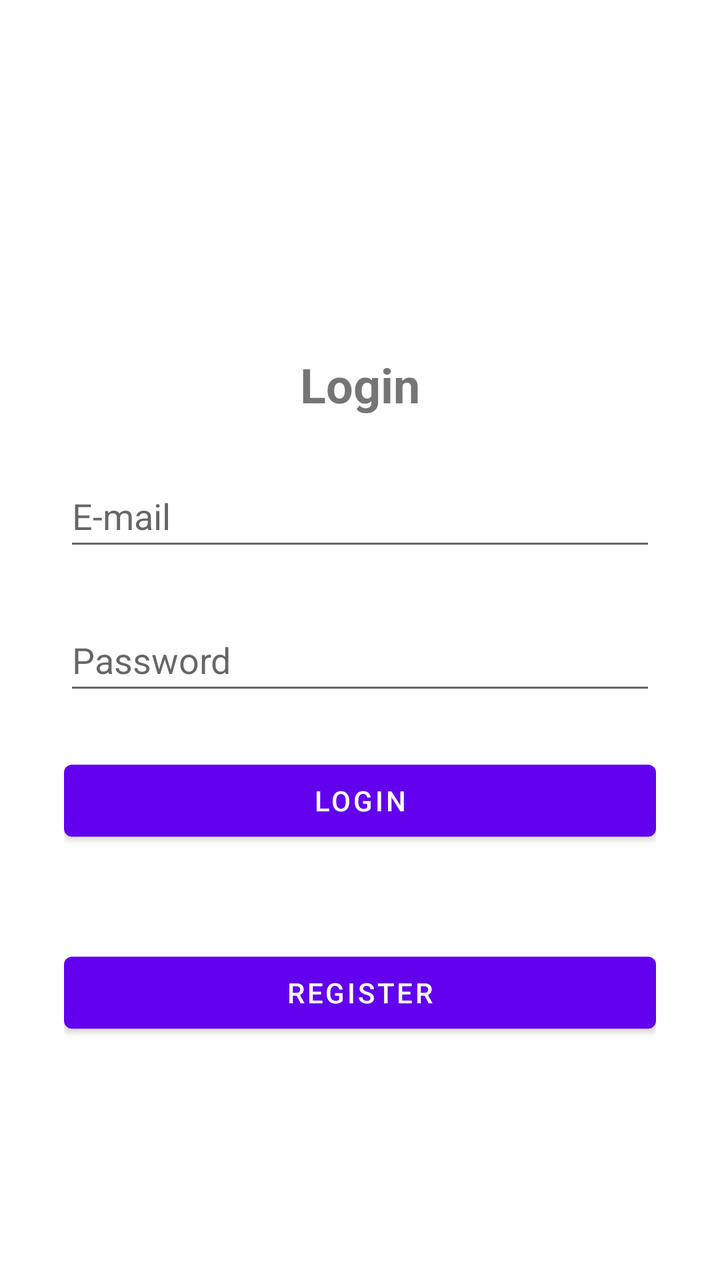
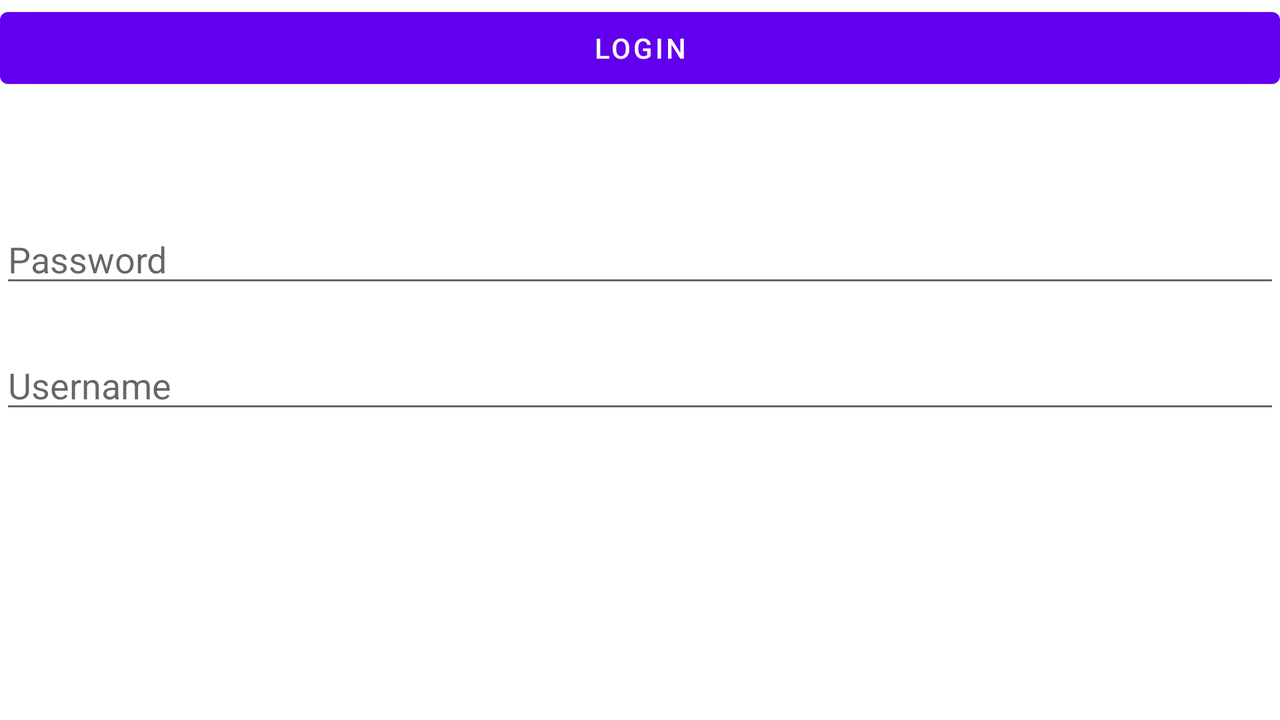

An Android layout and its configuration variant, each rendered on a device that would load it. The default file and the variant file are quoted in full after the pictures.
<!-- AndroidManifest.xml: application theme Theme.MSA -->
<!-- res/layout/activity_main.xml -->
<?xml version="1.0" encoding="utf-8"?>
<androidx.constraintlayout.widget.ConstraintLayout xmlns:android="http://schemas.android.com/apk/res/android"
    xmlns:app="http://schemas.android.com/apk/res-auto"
    xmlns:tools="http://schemas.android.com/tools"
    android:layout_width="match_parent"
    android:layout_height="match_parent"
    tools:context=".MainActivity">

    <ScrollView
        android:layout_width="match_parent"
        android:layout_height="match_parent">

        <LinearLayout
            android:layout_width="match_parent"
            android:layout_height="wrap_content"
            android:layout_marginStart="32dp"
            android:layout_marginEnd="32dp"
            android:orientation="vertical">

            <ImageView
                android:id="@+id/imageView"
                android:layout_width="match_parent"
                android:layout_height="@dimen/size_big"
                android:layout_marginTop="32dp"
                android:scaleY="1"
                app:srcCompat="@drawable/icon" />

            <TextView
                android:id="@+id/textView"
                android:layout_width="match_parent"
                android:layout_height="wrap_content"
                android:layout_margin="@dimen/m_medium"
                android:text="@string/login"
                android:textAlignment="center"
                android:textSize="24sp"
                android:textStyle="bold" />

            <EditText
                android:id="@+id/editTextEmail"
                android:layout_width="match_parent"
                android:layout_height="wrap_content"
                android:layout_marginBottom="@dimen/m_medium"
                android:ems="10"
                android:hint="@string/email"
                android:inputType="textEmailAddress"
                android:minHeight="48dp" />

            <EditText
                android:id="@+id/editTextPassword"
                android:layout_width="match_parent"
                android:layout_height="wrap_content"
                android:layout_marginBottom="@dimen/m_medium"
                android:ems="10"
                android:hint="@string/password"
                android:inputType="textPassword"
                android:minHeight="48dp" />

            <Button
                android:id="@+id/loginButton"
                android:layout_width="match_parent"
                android:layout_height="wrap_content"
                android:layout_marginBottom="@dimen/m_medium"
                android:onClick="login"
                android:text="@string/login" />

            <Button
                android:id="@+id/registerButton"
                android:layout_width="match_parent"
                android:layout_height="wrap_content"
                android:layout_marginVertical="@dimen/m_medium"
                android:onClick="openRegistration"
                android:text="@string/register" />

        </LinearLayout>
    </ScrollView>

</androidx.constraintlayout.widget.ConstraintLayout>
<!-- resources referenced by this layout -->
<resources>
  <dimen name="m_medium">24sp</dimen>
  <dimen name="size_big">120dp</dimen>
  <string name="email">E-mail</string>
  <string name="login">Login</string>
  <string name="password">Password</string>
  <string name="register">Register</string>
  <style name="Theme.MSA" parent="Theme.MaterialComponents.DayNight.DarkActionBar">
          
          <item name="colorPrimary">@color/purple_500</item>
          <item name="colorPrimaryVariant">@color/purple_700</item>
          <item name="colorOnPrimary">@color/white</item>
          
          <item name="colorSecondary">@color/teal_200</item>
          <item name="colorSecondaryVariant">@color/teal_700</item>
          <item name="colorOnSecondary">@color/black</item>
          
          <item name="android:statusBarColor">?attr/colorPrimaryVariant</item>
          
      </style>
</resources>
<!-- res/layout-land/activity_main.xml (the repository's variant of the layout above) -->
<!-- drawn on the phone turned sideways -->
<?xml version="1.0" encoding="utf-8"?>
<androidx.constraintlayout.widget.ConstraintLayout xmlns:android="http://schemas.android.com/apk/res/android"
    xmlns:app="http://schemas.android.com/apk/res-auto"
    xmlns:tools="http://schemas.android.com/tools"
    android:layout_width="match_parent"
    android:layout_height="match_parent"
    tools:context=".MainActivity">

    <EditText
        android:id="@+id/editTextUsername"
        android:layout_width="match_parent"
        android:layout_height="wrap_content"
        android:ems="10"
        android:hint="@string/username"
        android:inputType="text"
        app:layout_constraintBottom_toBottomOf="parent"
        app:layout_constraintTop_toTopOf="parent"
        app:layout_constraintVertical_bias="0.535"
        tools:layout_editor_absoluteX="0dp" />

    <EditText
        android:id="@+id/editTextPassword"
        android:layout_width="match_parent"
        android:layout_height="wrap_content"
        android:ems="10"
        android:hint="@string/password"
        android:inputType="textPassword"
        app:layout_constraintBottom_toTopOf="@+id/editTextUsername"
        app:layout_constraintTop_toTopOf="parent"
        app:layout_constraintVertical_bias="0.833"
        tools:layout_editor_absoluteX="0dp" />

    <Button
        android:id="@+id/loginButton"
        android:layout_width="0dp"
        android:layout_height="wrap_content"
        android:text="@string/login"
        android:onClick="login"
        app:layout_constraintEnd_toEndOf="parent"
        app:layout_constraintStart_toStartOf="parent"
        tools:layout_editor_absoluteY="579dp" />

</androidx.constraintlayout.widget.ConstraintLayout>
<!-- resources referenced by the variant -->
<!-- as the phone turned sideways resolves them -->
<resources>
  <string name="login">Login</string>
  <string name="password">Password</string>
  <string name="username">Username</string>
  <style name="Theme.MSA" parent="Theme.MaterialComponents.DayNight.DarkActionBar">
          
          <item name="colorPrimary">@color/purple_500</item>
          <item name="colorPrimaryVariant">@color/purple_700</item>
          <item name="colorOnPrimary">@color/white</item>
          
          <item name="colorSecondary">@color/teal_200</item>
          <item name="colorSecondaryVariant">@color/teal_700</item>
          <item name="colorOnSecondary">@color/black</item>
          
          <item name="android:statusBarColor">?attr/colorPrimaryVariant</item>
          
      </style>
</resources>
